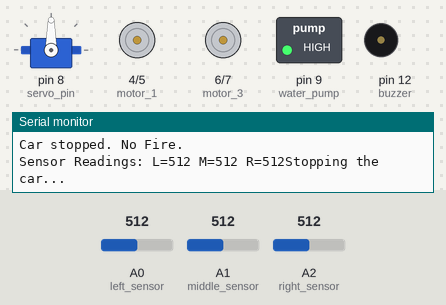
The sketch below on a simulated Arduino Uno, built with avr-gcc and run on an emulated ATmega328P. On the bench: servo, motor-driver pin pairs drawn as motors (green arrow = first pin HIGH = forward, orange = second pin HIGH = backward, longer = more drive), switched loads named in the sketch (green lamp = pin HIGH), buzzer (waves = sounding, pin HIGH), the last lines printed to the serial monitor. Inputs (shaded band) come from the test bench; at power-on: A0 (left_sensor) = 512, A1 (middle_sensor) = 512, A2 (right_sensor) = 512.

Above: at 1.5 s.
1.6 s: A0 (left_sensor) set to 418
3.3 s: A0 (left_sensor) set to 386
At 5.2 s:
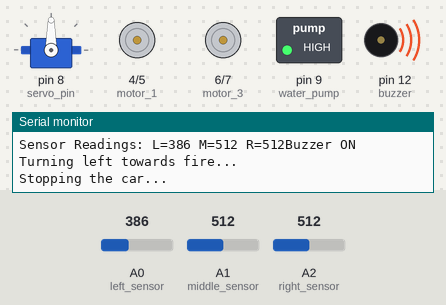
6.8 s: A1 (middle_sensor) set to 306
At 7.75 s:
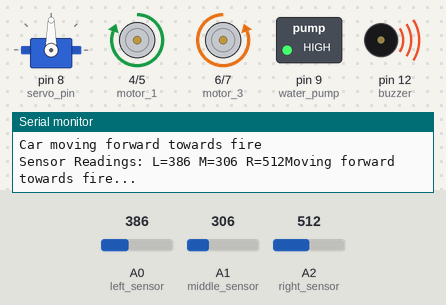
10.3 s: A2 (right_sensor) set to 322
13.8 s: A2 (right_sensor) set to 298
At 14.91 s:
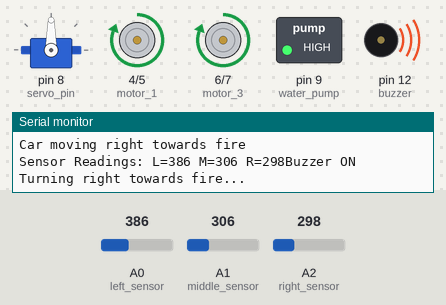
17.3 s: A1 (middle_sensor) set to 20
At 26.1 s:
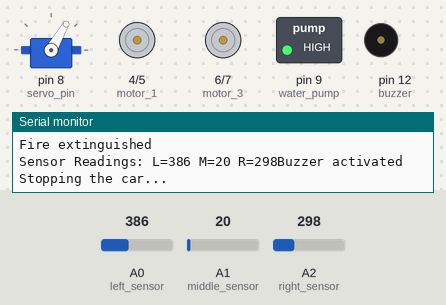
Timing chart, 0 to 35.2 s (numbered marks = the images above; inputs shaded):
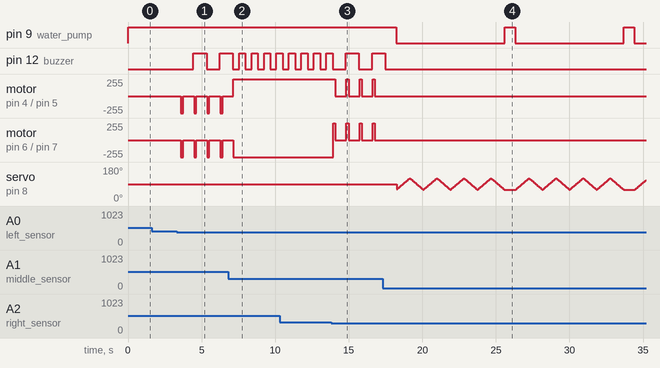

Measured:
- the behaviour switches between 400 and 399 on A0 (left_sensor) (found by bisection; images 0 and 1)
- the behaviour switches between 306 and 305 on A2 (right_sensor) (found by bisection; images 2 and 3)
- after the input at 3.3 s, pin 12 (buzzer): LOW → HIGH after 1.1 s, → LOW 0.89 s later, → HIGH 0.89 s later; motor on pin 4 (motor_1) / pin 5 (motor_2), motor on pin 6 (motor_3) / pin 7 (motor_4): alternates backward 255/255 for 0.15 s and stopped for 0.74 s, starting after 0.30 s
- after the input at 6.8 s, pin 12 (buzzer): alternates HIGH for 0.42 s and LOW for 0.42 s, starting after 0.75 s; motor on pin 6 (motor_3) / pin 7 (motor_4): goes on until 7.2 s, then stays backward 255/255
- after the input at 13.8 s, pin 12 (buzzer): LOW → HIGH after 1.0 s, → LOW 0.89 s later, → HIGH 0.89 s later; motor on pin 4 (motor_1) / pin 5 (motor_2): alternates forward 255/255 for 0.15 s and stopped for 0.74 s, starting after 0.30 s
- after the input at 17.3 s, pin 9 (water_pump): alternates HIGH for 0.73 s and LOW for 7.4 s, starting after 0.92 s; pin 12 (buzzer): goes on until 17.5 s, then stays LOW

The sketch:

FINALWITHBUZZER.ino
```cpp
#include <Servo.h>

const int motor_1 = 4;
const int motor_2 = 5;
const int motor_3 = 6;
const int motor_4 = 7;

const int left_sensor = A0;
const int middle_sensor = A1;
const int right_sensor = A2;
const int servo_pin = 8;
const int water_pump = 9;
const int buzzer = 12;

Servo myservo;
int pos = 0;

const int flame_low_threshold = 30;
const int flame_high_threshold = 400;

bool carStopped = false;
bool audioSignalGiven = false;

unsigned long previousMillis = 0;
const long buzzerInterval = 350; // Toggle buzzer every 300ms

void setup() {
    pinMode(water_pump, OUTPUT);
    pinMode(motor_1, OUTPUT);
    pinMode(motor_2, OUTPUT);
    pinMode(motor_3, OUTPUT);
    pinMode(motor_4, OUTPUT);
    pinMode(buzzer, OUTPUT);


    digitalWrite(motor_1, LOW);
    digitalWrite(motor_2, LOW);
    digitalWrite(motor_3, LOW);
    digitalWrite(motor_4, LOW);
    digitalWrite(water_pump, HIGH); // Ensure pump is off at start
    digitalWrite(buzzer, LOW);

    Serial.begin(9600);
    myservo.attach(servo_pin);
    myservo.write(90);
}

void loop() {
    int left_value = analogRead(left_sensor);
    int middle_value = analogRead(middle_sensor);
    int right_value = analogRead(right_sensor);

    Serial.print("Sensor Readings: L=");
    Serial.print(left_value);
    Serial.print(" M=");
    Serial.print(middle_value);
    Serial.print(" R=");
    Serial.print(right_value);

    // Buzzer Alarm Toggle using millis()
    unsigned long currentMillis = millis();
    if (audioSignalGiven) {
        if (currentMillis - previousMillis >= buzzerInterval) {
            previousMillis = currentMillis;
            digitalWrite(buzzer, !digitalRead(buzzer)); // Toggle buzzer ON/OFF
            Serial.println(digitalRead(buzzer) ? "Buzzer ON" : "Buzzer OFF");
        }
    }

    if ((left_value < flame_high_threshold || middle_value < flame_high_threshold || right_value < flame_high_threshold) && !audioSignalGiven) {
        audioSignalGiven = true; // Start alarm
        Serial.println("Buzzer activated");
    }

    if (middle_value > flame_high_threshold && left_value > flame_high_threshold && right_value > flame_high_threshold && !carStopped) {
        stopCar();
        Serial.println("Car stopped. No Fire.");
    }
    else if (middle_value <= flame_low_threshold && !carStopped) {
        stopCar();
        Serial.println("Car stopped near fire");
        carStopped = true;
        extinguishFire();
    }
    else if (left_value < flame_high_threshold && left_value < middle_value && !carStopped) {
        turnLeftToFire();
        Serial.println("Car moving left towards fire");
    }
    else if (right_value < flame_high_threshold && right_value < middle_value && !carStopped) {
        turnRightToFire();
        Serial.println("Car moving right towards fire");
    }
    else if (middle_value > flame_low_threshold && middle_value < flame_high_threshold &&
    middle_value < left_value && middle_value < right_value && !carStopped) {
        moveForwardToFire();
        Serial.println("Car moving forward towards fire");
    }

    carStopped = false;
}

void moveForwardToFire() {
    Serial.println("Moving forward towards fire...");
    digitalWrite(motor_1, HIGH);
    digitalWrite(motor_2, LOW);
    digitalWrite(motor_3, LOW);
    digitalWrite(motor_4, HIGH);
}

void turnLeftToFire() {
    Serial.println("Turning left towards fire...");
    digitalWrite(motor_1, LOW);
    digitalWrite(motor_2, HIGH);
    digitalWrite(motor_3, LOW);
    digitalWrite(motor_4, HIGH);
    delay(150);
    stopCar();
}

void turnRightToFire() {
    Serial.println("Turning right towards fire...");
    digitalWrite(motor_1, HIGH);
    digitalWrite(motor_2, LOW);
    digitalWrite(motor_3, HIGH);
    digitalWrite(motor_4, LOW);
    delay(150);
    stopCar();
}

void stopCar() {
    digitalWrite(motor_1, LOW);
    digitalWrite(motor_2, LOW);
    digitalWrite(motor_3, LOW);
    digitalWrite(motor_4, LOW);
    Serial.println("Stopping the car...");
    delay(700);
}

void extinguishFire() {
    digitalWrite(buzzer, LOW);
    audioSignalGiven = false;
    digitalWrite(water_pump, LOW);
    Serial.println("Extinguishing fire");
    delay(15);
    //myservo.attach(servo_pin);
    myservo.write(60);

    for (int j = 0; j < 4; j++) {
        for (pos = 60; pos <= 120; pos += 1) {
            myservo.write(pos);
            delay(15);
        }
        for (pos = 120; pos >= 60; pos -= 1) {
            myservo.write(pos);
            delay(15);
        }
    }

    //myservo.detach();
    digitalWrite(water_pump, HIGH);
    Serial.println("Fire extinguished");
}
```
